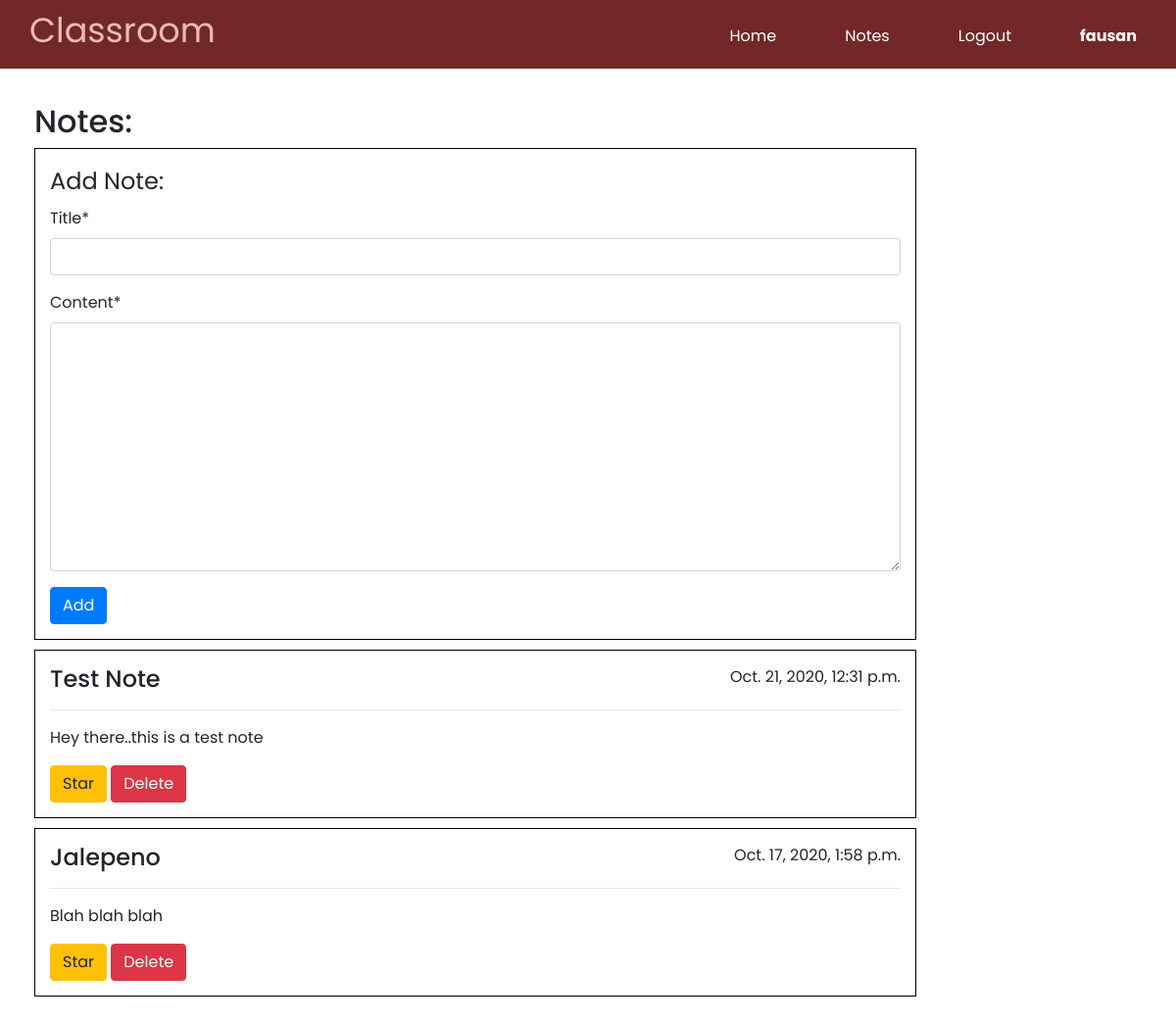
The app's page /notes/ (signed in) with its own data.
### classroom/models.py (models this page shows, shortened)
class User(AbstractUser):
    firstname = models.CharField(max_length=20)
    lastname = models.CharField(max_length=20)
    account_type = models.CharField(
        max_length=20, choices=[('Student', 'Student'), ('Faculty', 'Faculty')])

class Note(models.Model):
    title = models.CharField(max_length=15)
    content = models.TextField()
    date = models.DateTimeField(default=timezone.now)
    starred = models.BooleanField(default=False)
    user = models.ForeignKey(User, related_name="notes",
                             on_delete=models.CASCADE)

### classroom/views.py (the view, shortened to what this page needs)
# urls.py: path('notes/', views.noteview, name="note"),
@login_required
def noteview(request):
    notes = Note.objects.filter(user=request.user).order_by('-date')
    return render(request, "classroom/note.html", {
        'form': NoteForm(), 'notes': notes
    })

### classroom/forms.py
class NoteForm(forms.ModelForm):
    class Meta:
        model = Note
        fields = ['title', 'content']

### classroom/templates/classroom/note.html (shortened to what this page needs)
{% extends "classroom/layout.html" %}
{% load crispy_forms_tags %}
{% load static %}
{% block body %}
<div class="notes">
    <h2>Notes:</h2>
    <form method="post">
        <legend>Add Note:</legend>
        {{ form|crispy }}
        <input type="submit" value="Add" class="btn btn-primary">
    </form>
    {% for note in notes %}
    {% if note.starred %}
    <div class="note" id="{{ note.id }}notediv" style="background-color: rgb(253, 253, 135);">
        <p class="float-right">{{ note.date }}</p>
        <h4>{{ note.title }}</h4>
        <hr>
        <p>{{ note.content }}</p>
        <input type="submit" class="btn btn-danger" id="{{ note.id }}notestarbtn" value="Unstar">
        <input type="submit" class="btn btn-danger" id="{{ note.id }}notedeletebtn" value="Delete">
    </div>
    {% else %}
    <div class="note" id="{{ note.id }}notediv" style="background-color: #fff;">
        <p class="float-right">{{ note.date }}</p>
        <h4>{{ note.title }}</h4>
        <hr>
        <p>{{ note.content }}</p>
        <input type="submit" class="btn btn-warning" id="{{ note.id }}notestarbtn" value="Star">
        <input type="submit" class="btn btn-danger" id="{{ note.id }}notedeletebtn" value="Delete">
    </div>
    {% endif %}
    {% endfor %}
</div>
{% endblock %}

### classroom/templates/classroom/layout.html (shortened to what this page needs)
{% load static %}
<!DOCTYPE html>
<html lang="en">
<head>
    <link rel="stylesheet" href="https://stackpath.bootstrapcdn.com/bootstrap/4.1.3/css/bootstrap.min.css"
>
    <link rel="stylesheet" href="https://cdnjs.cloudflare.com/ajax/libs/font-awesome/4.7.0/css/font-awesome.min.css">
    <link href="{% static 'classroom/styles.css' %}" rel="stylesheet">
</head>
<body>
    <header>
        <div class="contain">
            <h2 class="header-name">Classroom</h2>
            <nav>
                <ul>
                    <li><a href="{% url 'index' %}">Home</a></li>
                    {% if not user.is_authenticated %}
                    <li><a href="{% url 'register' %}">Register</a></li>
                    <li><a href="{% url 'login' %}">Login</a></li>
                    {% else %}
                    <li><a href="{% url 'note' %}">Notes</a></li>
                    <li><a href="{% url 'logout' %}">Logout</a></li>
                    <li><strong>{{ user.username }}</strong></li>
                    {% endif %}
                </ul>
            </nav>
        </div>
    </header>
    <div class="main">
        {% block body %}
        {% endblock %}
    </div>
</body>
</html>

### classroom/static/classroom/styles.css (style rules this page uses)
* { margin: 0; padding: 0; box-sizing: border-box; }
body { font-family: 'Poppins', sans-serif; }
.contain { width: 95%; margin: 0 auto; }
.header-name { float: left; color: #ebbcb0; font-weight: 400; font-size: 35px; padding-top: 10px; }
header { background-color:#722828; padding-bottom: 10px; }
header::after { content: ''; display: table; clear: both; }
nav { float: right; margin: 10px; }
nav ul { margin: 0; padding: 0; list-style: none; }
nav li { float: left; margin-left: 70px; padding-top: 15px; font-size: 16px; font-weight: 400; color: #fff; position: relative; }
nav a { text-decoration: none; color: #fff; }
nav a::before { content: ''; display: block; height: 3px; background-color:#ebbcb0; position: absolute; top: 0; width: 0%; transition: all ease-in-out 250ms; }
.main { margin: 15px; padding: 10px; }
.notes { padding: 10px; width: 80%; }
.notes form { border: 1px solid black; padding: 15px; }
.note { margin-top: 10px; padding: 15px; border: 1px solid black; }
.note p { white-space: pre-line; }

### records on screen
User: username "fausan"
Note: date "Oct. 21, 2020, 12:31 p.m.", title "Test Note", content "Hey there..this is a test note"
Note: date "Oct. 17, 2020, 1:58 p.m.", title "Jalepeno", content "Blah blah blah"
